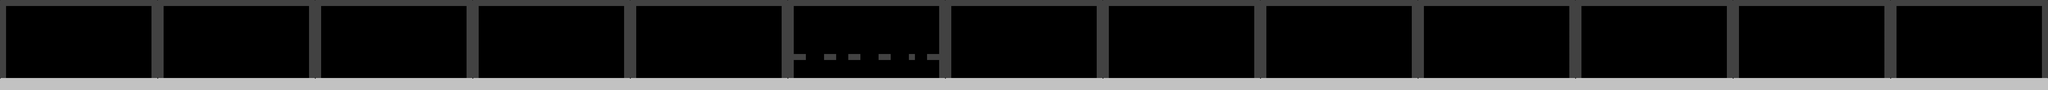

The image is a tile-based game level rendered from a .tmx file. Its description and source (layers, tilesets, objects; grid data summarised) follow:
An orthogonal 338x15 tile map with 16x16 px tiles, 1 tile layer (platform).

<map version="1.9" tiledversion="1.9.2" orientation="orthogonal" renderorder="right-down" width="338" height="15" tilewidth="16" tileheight="16" infinite="0" nextlayerid="2" nextobjectid="1">
 <tileset firstgid="1" name="placholder_sol" tilewidth="16" tileheight="16" tilecount="25" columns="5">
  <image source="placholder_sol.png" width="80" height="80" />
  <tile id="0">
   <properties>
    <property name="estSolide" type="bool" value="true" />
   </properties>
  </tile>
  <tile id="1">
   <properties>
    <property name="estSolide" type="bool" value="true" />
   </properties>
  </tile>
  <tile id="2">
   <properties>
    <property name="estSolide" type="bool" value="true" />
   </properties>
  </tile>
  <tile id="5">
   <properties>
    <property name="estSolide" type="bool" value="true" />
   </properties>
  </tile>
  <tile id="6">
   <properties>
    <property name="estSolide" type="bool" value="true" />
   </properties>
  </tile>
  <tile id="7">
   <properties>
    <property name="estSolide" type="bool" value="true" />
   </properties>
  </tile>
  <tile id="10">
   <properties>
    <property name="estSolide" type="bool" value="true" />
   </properties>
  </tile>
  <tile id="11">
   <properties>
    <property name="estSolide" type="bool" value="true" />
   </properties>
  </tile>
  <tile id="12">
   <properties>
    <property name="estSolide" type="bool" value="true" />
   </properties>
  </tile>
  <tile id="15">
   <properties>
    <property name="estSolide" type="bool" value="true" />
   </properties>
  </tile>
  <tile id="16">
   <properties>
    <property name="estSolide" type="bool" value="true" />
   </properties>
  </tile>
  <tile id="17">
   <properties>
    <property name="estSolide" type="bool" value="true" />
   </properties>
  </tile>
  <tile id="20">
   <properties>
    <property name="estSolide" type="bool" value="true" />
   </properties>
  </tile>
  <tile id="21">
   <properties>
    <property name="estSolide" type="bool" value="true" />
   </properties>
  </tile>
  <tile id="22">
   <properties>
    <property name="estSolide" type="bool" value="true" />
   </properties>
  </tile>
 </tileset>
 <layer id="1" name="platform" width="338" height="15">
  <data>[5070 cells, 1363 non-empty, 12 distinct tile ids]</data>
 </layer>
</map>
